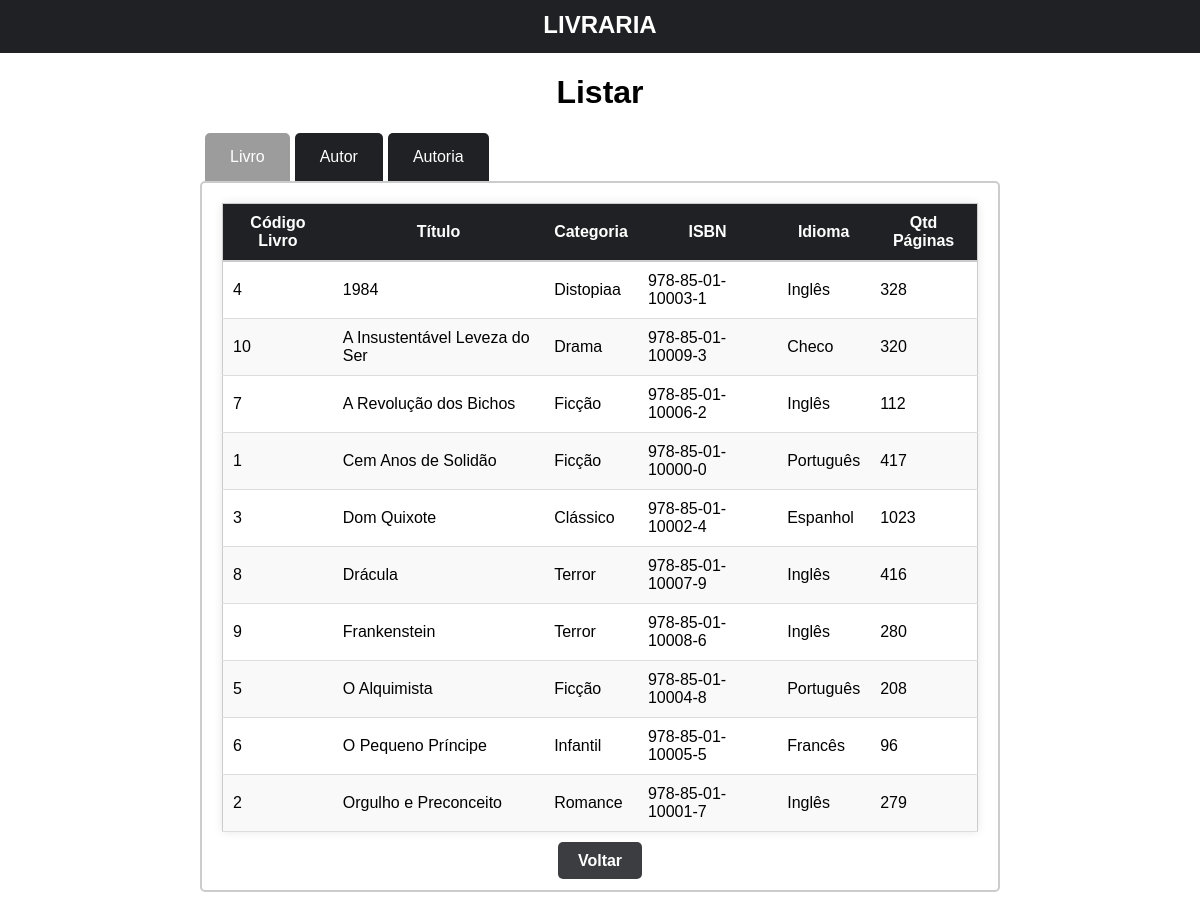
Screenshot of /pages/listar/listar.php with the database file from the repository.
### tables this page shows
CREATE TABLE IF NOT EXISTS `livro` (
  `Cod_livro` int NOT NULL AUTO_INCREMENT,
  `Titulo` varchar(50) NOT NULL,
  `Categoria` varchar(50) NOT NULL,
  `ISBN` varchar(30) NOT NULL,
  `Idioma` varchar(30) NOT NULL,
  `QtdPag` int NOT NULL,
  PRIMARY KEY (`Cod_livro`)
);

### models/Livro.php (called while the page is built, shortened)
<?php
class Livro{
    function listar(){
        try{
            $this-> conn = new Conectar();
            $sql = $this ->conn->query("select * from livro order by Titulo");
            $sql->execute();
            return $sql->fetchAll();
        }
        catch(PDOException $exc){
            echo "Erro ao executar consulta. " . $exc->getMessage();
        }
    }
}
?>

### pages/listar/views/livro.php (the view)
<?php
include_once '../../models/Livro.php';
$a = new Livro();
$livro_bd = $a->listar();
?>
<div class="tabelaContainer">
    <table class="tabelaEstilo">
        <thead>
            <tr>
                <th>Código Livro</th>
                <th>Título</th>
                <th>Categoria</th>
                <th>ISBN</th>
                <th>Idioma</th>
                <th>Qtd Páginas</th>
            </tr>
        </thead>
        <tbody>
            <?php
            foreach ($livro_bd as $livro) {
            ?>
                <tr>
                    <td><?php echo $livro[0]; ?></td>
                    <td><?php echo $livro[1]; ?></td>
                    <td><?php echo $livro[2]; ?></td>
                    <td><?php echo $livro[3]; ?></td>
                    <td><?php echo $livro[4]; ?></td>
                    <td><?php echo $livro[5]; ?></td>
                </tr>
            <?php
            } ?>
        </tbody>
    </table>
</div>
<?php
    include '../layouts/btn-voltar.php'
?>

### pages/listar/listar.php (shortened to what this page needs)
<!DOCTYPE html>
<html lang="pt-BR">
<head>
    <link rel="stylesheet" href="../../assets/css/listar.css">
</head>
<body>
    <?php
    include_once '../layouts/header.php';
    ?>
    <?php
        $activeTab = isset($_POST['activeTab']) ? $_POST['activeTab'] : 'tab1';
    ?>
    <center><h1>Listar</h1></center>
    <div class="form-container">
        <form method="POST" id="tabForm">
            <div class="tabs">
                <div class="tab <?php echo ($activeTab === 'tab1') ? 'active' : ''; ?>" data-tab="tab1" onclick="changeTab('tab1')">Livro</div>
                <div class="tab <?php echo ($activeTab === 'tab2') ? 'active' : ''; ?>" data-tab="tab2" onclick="changeTab('tab2')">Autor</div>
                <div class="tab <?php echo ($activeTab === 'tab3') ? 'active' : ''; ?>" data-tab="tab3" onclick="changeTab('tab3')">Autoria</div>
            </div>
            <div class="tab-content <?php echo ($activeTab === 'tab1') ? 'active' : ''; ?>" id="tab1">
                <?php
                    include_once './views/livro.php'
                ?>
            </div>
        </form>
    </div>
</body>
</html>

### pages/layouts/header.php (shortened to what this page needs)
<header>
    <div class="header">
        <p>LIVRARIA</p>
    </div>
</header>

### pages/layouts/btn-voltar.php (shortened to what this page needs)
<div class="button-container">
    <a href="../../index.php" class="botao-voltar">Voltar</a>
</div>

### assets/css/listar.css (style rules this page uses)
body { font-family: Arial, Helvetica, sans-serif; margin: 0px; margin-bottom: 50px; padding: 0px; }
.tabs { display: flex; margin-left: 5px; }
.tab { padding: 15px 25px; cursor: pointer; background-color: #202124; color: #fff; border-radius: 5px 5px 0 0; margin-right: 5px; transition: background-color 0.3s; }
.tab:hover, .tab.active { background-color: #3C3D41; }
.tab.active { background-color: #9c9c9c; color: #ffffff; }
.tab-content { display: none; padding: 20px; background-color: #fff; border-radius: 5px; border: 2px solid #ccc; }
.tab-content.active { display: block; }
.form-container { max-width: 800px; margin: 0 auto; }
p { margin: 10px 0; }
.button-container { text-align: center; margin-top: 20px; }
.tabelaEstilo { width: 100%; border-collapse: collapse; border-radius: 5px; border: 1px solid #ccc; background-color: #fff; box-shadow: 0 0 10px rgba(0, 0, 0, 0.1); }
.tabelaEstilo thead th { background-color: #202124; color: #fff; padding: 10px; border-bottom: 2px solid #ccc; }
.tabelaEstilo tbody td { padding: 10px; border-bottom: 1px solid #ddd; }
.tabelaEstilo tbody tr:nth-child(even) { background-color: #f9f9f9; }

### pages/layouts/header.php (style rules this page uses)
.header { background-color: #202124; width: 100%; height: 50px; display: grid; justify-content: center; align-items: center; border-bottom: solid #202124 3px; }
.header p { font-size: 18pt; height: auto; color: white; margin: 0px; font-weight: bold; }

### pages/layouts/btn-voltar.php (style rules this page uses)
.botao-voltar { background-color: #3C3D41; color: white; padding: 10px 20px; border: none; border-radius: 5px; cursor: pointer; font-weight: bold; text-decoration: none; transition: background-color 0.3s; }

### rows the page displays
livro: Cod_livro "4", Titulo "1984", Categoria "Distopiaa", ISBN "978-85-01-10003-1", Idioma "Inglês", QtdPag "328"
livro: Cod_livro "10", Titulo "A Insustentável Leveza do Ser", Categoria "Drama", ISBN "978-85-01-10009-3", Idioma "Checo", QtdPag "320"
livro: Cod_livro "7", Titulo "A Revolução dos Bichos", Categoria "Ficção", ISBN "978-85-01-10006-2", Idioma "Inglês", QtdPag "112"
livro: Cod_livro "1", Titulo "Cem Anos de Solidão", Categoria "Ficção", ISBN "978-85-01-10000-0", Idioma "Português", QtdPag "417"
livro: Cod_livro "3", Titulo "Dom Quixote", Categoria "Clássico", ISBN "978-85-01-10002-4", Idioma "Espanhol", QtdPag "1023"
livro: Cod_livro "8", Titulo "Drácula", Categoria "Terror", ISBN "978-85-01-10007-9", Idioma "Inglês", QtdPag "416"
livro: Cod_livro "9", Titulo "Frankenstein", Categoria "Terror", ISBN "978-85-01-10008-6", Idioma "Inglês", QtdPag "280"
livro: Cod_livro "5", Titulo "O Alquimista", Categoria "Ficção", ISBN "978-85-01-10004-8", Idioma "Português", QtdPag "208"
livro: Cod_livro "6", Titulo "O Pequeno Príncipe", Categoria "Infantil", ISBN "978-85-01-10005-5", Idioma "Francês", QtdPag "96"
livro: Cod_livro "2", Titulo "Orgulho e Preconceito", Categoria "Romance", ISBN "978-85-01-10001-7", Idioma "Inglês", QtdPag "279"
